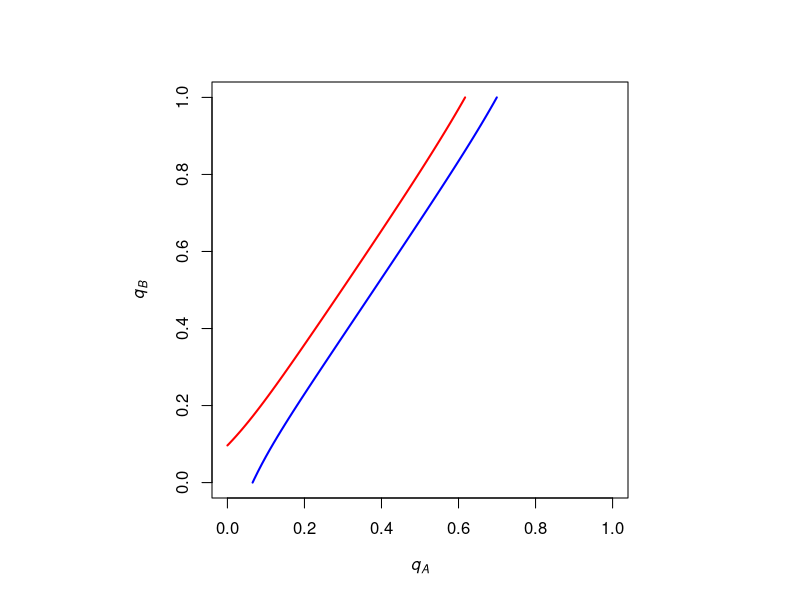

The R source for this figure:
# calculates the probability that candidate A wins the election

count0 = 0
count1 = 0
count2 = 0
A_wins = function(n, pa, qa, qb) {
  pb = 1 - pa
  A = ceiling(n*pa)
  B = ceiling(n*pb)
  A_wins_conditional = function(i) {
    j = seq(from = i + 1, to = A, by = 1)
    for (val in j) {
      l = choose(A, val) * (qa ^ val) * ((1 - qa) ^ (A - val))
      count0 = count0 + l
    }
    count1 = count0*(choose(B, i) * (qb ^ i) * (1 - qb) ^ (B - i))
    print(count1)
  }
  k = seq(from = 0, to = B, by = 1)
  for (i in k) {
    m = A_wins_conditional(i)
    count2 = count2 + m
  }
  print(count2)
}

# calculates the probability that candidate B wins the election

count0 = 0
count1 = 0
count2 = 0
B_wins = function(n, pa, qa, qb) {
  pb = 1 - pa
  A = ceiling(n*pa)
  B = ceiling(n*pb)
B_wins_conditional = function(i) {
  j = seq(from = i + 1, to = B, by = 1)
  for (val in j) {
    l = choose(B, val) * (qb ^ val) * ((1 - qb) ^ (B - val))
    count0 = count0 + l
  }
  count1 = count0*(choose(A, i) * (qa ^ i) * (1 - qa) ^ (A - i))
  print(count1)
}
k = seq(from = 0, to = B - 1, by = 1)
for (i in k) {
  m = B_wins_conditional(i)
  count2 = count2 + m
}
print(count2)
}

# calculates the probability that the election results in a tie

count0 = 0
tie = function(n, pa, qa, qb) {
  pb = 1 - pa
  A = ceiling(n*pa)
  B = ceiling(n*pb)
  k = seq(from = 0, to = B, by = 1)
  for (i in k) {
    l = choose(A, i) * (qa ^ i) * ((1 - qa) ^ (A - i)) * choose(B, i) * (qb ^ i) * ((1 - qb) ^ (B - i))
    count0 = count0 + l
  }
  print(count0)
}

# calculates the indifference curve for A supporters. Parameters can be changed within the function

qa_1 = seq(from = 0, to = 1, length = 101)
qb_1 = seq(from = 0, to = 1, length = 101)
plotting_function_1 = function(qa_1, qb_1) {
  n = 10
  pa = .6
  c = 0
  answer_1 = A_wins(n, pa, qa_1, qb_1) * (1 - c * (pa - .5)) + (B_wins(n, pa, qa_1, qb_1)) * (-1) + tie(n, pa, qa_1, qb_1) * (.5)
  return(answer_1)
}
z_1 = outer(qa_1, qb_1, plotting_function_1)

# calculates the indifference curve for B supporters. Parameters can be changed within the function

qa_2 = seq(from = 0, to = 1, length = 101)
qb_2 = seq(from = 0, to = 1, length = 101)
plotting_function_2 = function(qa_2, qb_2) {
  n = 10
  pa = .6
  c = 0
  answer_2 = A_wins(n, pa, qa_2, qb_2) * (-1) + (B_wins(n, pa, qa_2, qb_2)) * (1 - c * (.5 - pa)) + tie(n, pa, qa_2, qb_2) * (.5)
  return(answer_2)
}
z_2 = outer(qa_2, qb_2, plotting_function_2)

# plots the indifference curves

par(pty="s")
contour(qa_1, qb_1, z_1, levels = c(0), xlab = expression(italic('q'[A])), ylab = expression(italic('q'[B])), col = "red", drawlabels = FALSE, lwd = 2)
contour(qa_2, qb_2, z_2, levels = c(0), add = TRUE, col = "blue", drawlabels = FALSE, lwd = 2)